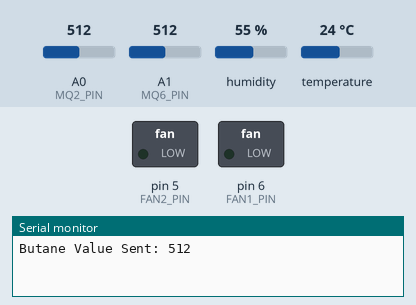
Bench run of a sketch on a simulated Arduino Uno, built with avr-gcc and run on an emulated ATmega328P. On the bench: switched loads named in the sketch (green lamp = pin HIGH), the last lines printed to the serial monitor. The test bench sets the inputs (shaded band); at power-on: A0 (MQ2_PIN) = 512, A1 (MQ6_PIN) = 512, humidity 55 %, temperature 24 °C. No radio packets arrive unless stated.

Above: at 0.1 s.
At 20.1 s:
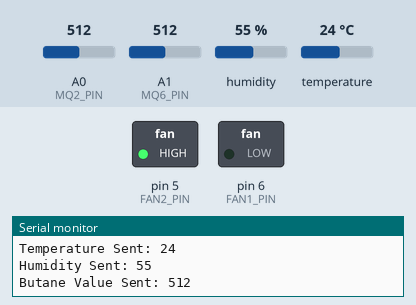
Timing chart, 0 to 21.6 s (numbered marks = the images above):
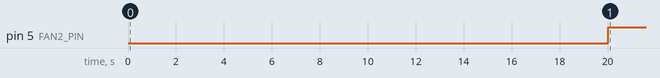

The sketch:

TX_Keseluruhan.ino
```cpp
#include <SPI.h>
#include <nRF24L01.h>
#include <RF24.h>
#include "DHT.h"

// Definisikan pin CE dan CSN
#define CE_PIN 9
#define CSN_PIN 10

// Buat objek radio
RF24 radio(CE_PIN, CSN_PIN);

// Alamat pipe untuk pengiriman
const byte address[6] = "00001";

// Pin sensor gas
#define MQ2_PIN A0 // Butana
#define MQ6_PIN A1 // Metana

// Pin DHT11
#define DHTPIN 2
#define DHTTYPE DHT11

DHT dht(DHTPIN, DHTTYPE);

// Pin Kipas
#define FAN1_PIN 6
#define FAN2_PIN 5

void setup() {
  Serial.begin(9600);
  radio.begin();
  radio.openWritingPipe(address);
  radio.setPALevel(RF24_PA_LOW);
  radio.stopListening();

  // Set pin kipas sebagai output
  pinMode(FAN1_PIN, OUTPUT);
  pinMode(FAN2_PIN, OUTPUT);

  // Initialize DHT sensor
  dht.begin();
}

void loop() {
  int butaneValue = analogRead(MQ2_PIN);
  int methaneValue = analogRead(MQ6_PIN);
  float humidity = dht.readHumidity();
  float temperature = dht.readTemperature();

  // Mengirim data butana
  radio.write(&butaneValue, sizeof(butaneValue));
  Serial.print("Butane Value Sent: ");
  Serial.println(butaneValue);
  delay(5000); // Jeda 5 detik

  // Mengirim data metana
  radio.write(&methaneValue, sizeof(methaneValue));
  Serial.print("Methane Value Sent: ");
  Serial.println(methaneValue);
  delay(5000); // Jeda 5 detik

  // Mengirim data suhu
  int temperatureInt = (int)temperature;
  radio.write(&temperatureInt, sizeof(temperatureInt));
  Serial.print("Temperature Sent: ");
  Serial.println(temperatureInt);
  delay(5000); // Jeda 5 detik

  // Mengirim data kelembaban
  int humidityInt = (int)humidity;
  radio.write(&humidityInt, sizeof(humidityInt));
  Serial.print("Humidity Sent: ");
  Serial.println(humidityInt);
  delay(5000); // Jeda 5 detik

  // Kontrol kipas berdasarkan nilai gas metana
  if (butaneValue < 150) {
    digitalWrite(FAN1_PIN, HIGH); // Kipas 1 hidup
    digitalWrite(FAN2_PIN, LOW);  // Kipas 2 mati
  } else {
    digitalWrite(FAN1_PIN, LOW);  // Kipas 1 mati
    digitalWrite(FAN2_PIN, HIGH); // Kipas 2 hidup
  }
}
```

Measured:
- by itself, pin 5 (FAN2_PIN): LOW → HIGH at 20.0 s
